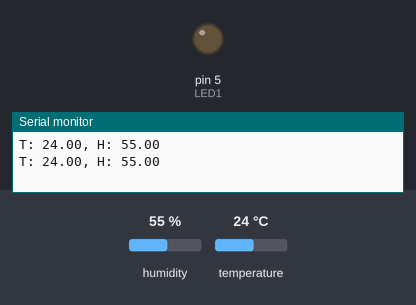
A sketch run on a simulated Arduino Uno, built with avr-gcc and run on an emulated ATmega328P. Shown: output pins drawn as LEDs (lit = HIGH), the last lines printed to the serial monitor. Inputs (shaded band) come from the test bench; at power-on: temperature 24 °C, humidity 55 %.

Above: at 2.8 s.
2.9 s: temperature set to 28 °C
At 4.6 s:
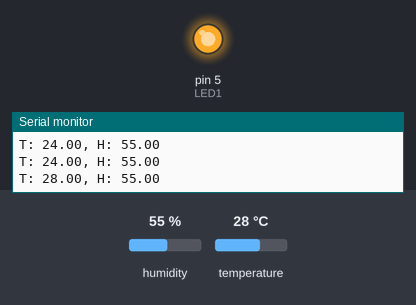
5.6 s: temperature set to 12 °C
At 7.0 s:
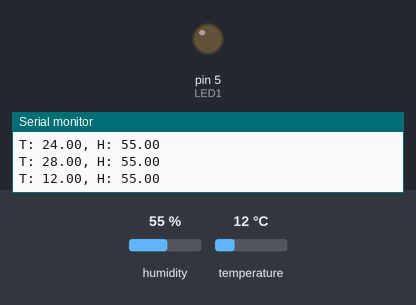
8.3 s: temperature set to 33 °C
At 10.7 s:
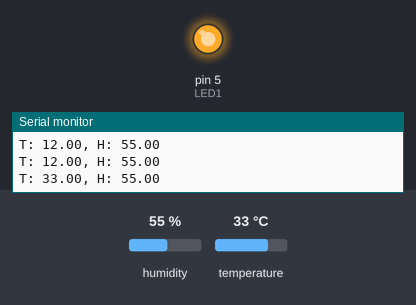
Timing chart, 0 to 12.2 s (numbered marks = the images above; inputs shaded):
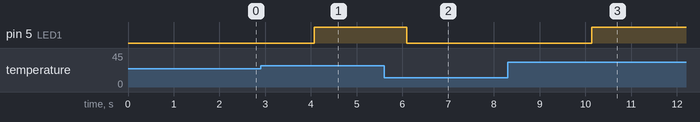

The sketch:

temperature.ino
```cpp
#include <DHT.h>
#include <DHT_U.h>

#define DATA 2
#define LED1 5
#define DHTTYPE DHT11

DHT dht = DHT(DATA, DHTTYPE);

void setup() {
  pinMode(DATA, INPUT);
  Serial.begin(9600);
  pinMode(LED1, OUTPUT);
  dht.begin();
}

void loop() {
  float temp = dht.readTemperature();
  float hum = dht.readHumidity();

  if (temp>26.5) {
    digitalWrite(LED1, HIGH);
  }
  else {
    digitalWrite(LED1, LOW);
  }
  Serial.print("T: ");
  Serial.print(temp);
  Serial.print(", H: ");
  Serial.println(hum);
  delay(2000);
}
```

Measured:
- the behaviour switches between 26 and 27 °C on temperature (found by bisection; images 0 and 1)
- after the input at 2.9 s, pin 5 (LED1): LOW → HIGH after 1.2 s
- after the input at 5.6 s, pin 5 (LED1): HIGH → LOW after 0.50 s
- after the input at 8.3 s, pin 5 (LED1): LOW → HIGH after 1.8 s
